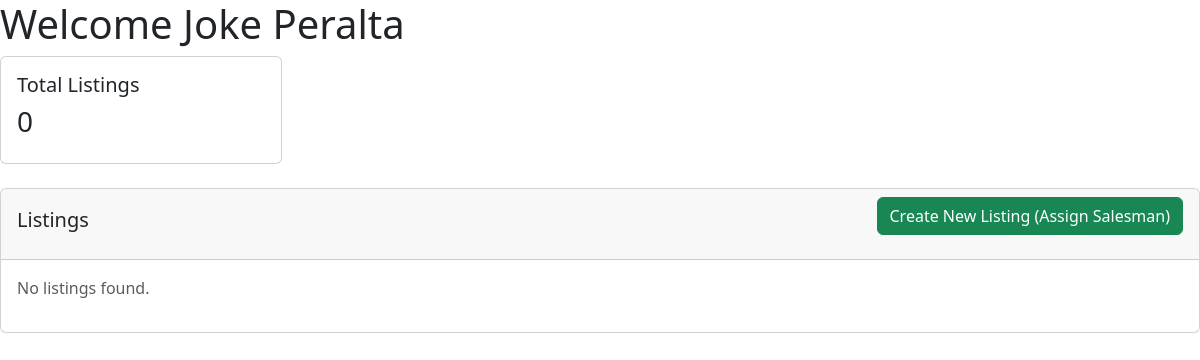
The page /dashboard/manager/ (signed in) on the database as committed earlier.
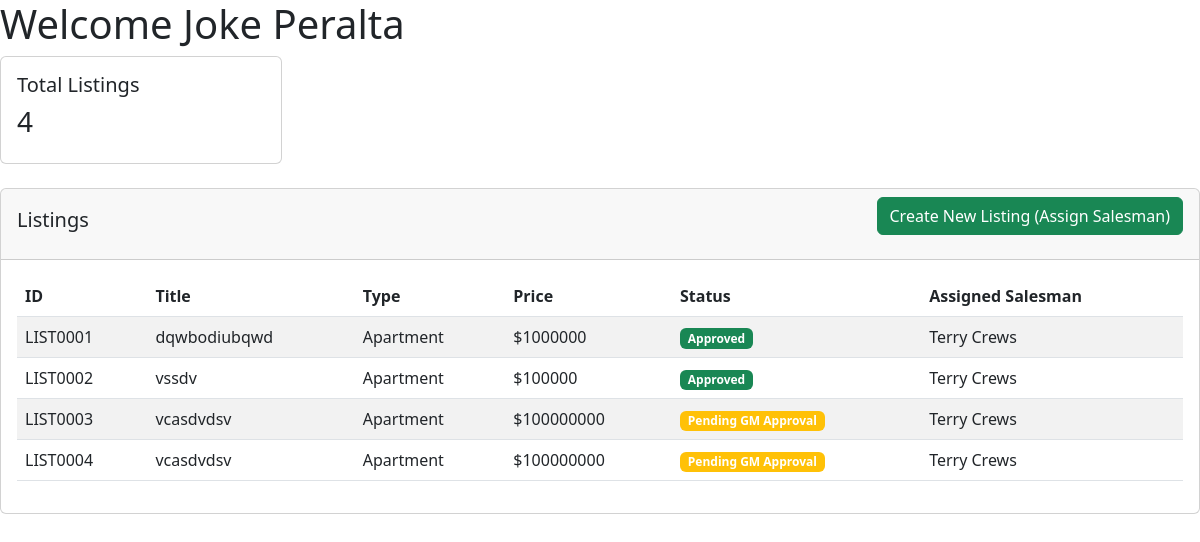
The same page on the database as committed later.
### inventory/models.py (models this page shows, shortened)
class Listing(models.Model):
    class typeChoices(models.TextChoices):
        CONDO = "Condo", "Condo"
        VILLA = "Villa", "Villa"
        APARTMENT = "Apartment", "Apartment"
        PENTHOUSE = "Penthouse", "Penthouse"
        MANSION = "Mansion", "Mansion"
        WAREHOUSE = "Warehouse", "Warehouse"
        RETAIL_STORE = "Retail Store", "Retail Store"
        OFFICE_SPACE = "Office Space", "Office Space"
    class statusChoices(models.TextChoices):
        DRAFT = "Draft", "Draft"
        PENDING_GM_APPROVAL = "Pending GM Approval", "Pending GM Approval"
        APPROVED = "Approved", "Approved"
        REJECTED = "Rejected", "Rejected"
        ARCHIVED = "Archived", "Archived"
    id = models.CharField(max_length=10, primary_key=True)
    branch  = models.ForeignKey(
        'org.Branch',
        on_delete=models.CASCADE,
        related_name='listings'
    )
    type = models.TextField(
        max_length=20,
        choices=typeChoices.choices,
        default=typeChoices.APARTMENT)
    proposed_price = models.DecimalField(max_digits=12, decimal_places=2)
    title = models.CharField(max_length=200)
    address = models.TextField()
    city = models.CharField(max_length=100)
    status = models.TextField(
        max_length=30,
        choices=statusChoices.choices,
        default=statusChoices.DRAFT
    )
    gm_approved_by = models.ForeignKey(
        'accounts.User',
        on_delete=models.SET_NULL,
        null=True,
        blank=True,
        related_name='approved_listings'
    )
    gm_approved_at = models.DateTimeField(null=True, blank=True)
    gm_rejection_rsn = models.TextField(null=True, blank=True)
    created_at = models.DateTimeField(auto_now_add=True)
    updated_at = models.DateTimeField(auto_now=True)
    is_active = models.BooleanField(default=True)
    assigned_salesman = models.ForeignKey(
        'accounts.User',
        on_delete=models.SET_NULL,
        null=True,
        blank=True,
        related_name='assigned_salesmen',
        limit_choices_to={'role': 'Salesman'},
    )

### accounts/models.py (models this page shows, shortened)
class User(AbstractUser):
    class Role(models.TextChoices):
        CEO = "CEO", "CEO",
        MANAGER = "Manager", "Manager",
        SALESMAN = "Salesman", "Salesman"
    role = models.CharField(
        max_length=20,
        choices=Role.choices,
        default=Role.SALESMAN
    )
    branch = models.ForeignKey(
        'org.Branch',
        on_delete=models.SET_NULL,
        null=True,
        blank=True,
        related_name='users'
    )

### dashboards/views.py (the view)
# urls.py: path('manager/', views.manager_dashboard, name='manager_dashboard'),
@login_required
@user_passes_test(is_manager)
def manager_dashboard(request):
    listings = listings_visible_to(request.user)
    return render(request, 'dashboards/manager_dashboard.html', {'listings': listings})

### dashboards/views.py (called while the page is built)
def is_manager(user):
    return user.groups.filter(name='Manager').exists()

### inventory/views.py (called while the page is built)
def listings_visible_to(user):
    if user.role == 'Salesman':
        return Listing.objects.filter(
            branch=user.branch,
            assigned_salesman=user
        )
    elif user.role == 'Manager':
        return Listing.objects.filter(branch=user.branch)
    elif user.role == 'CEO':
        return Listing.objects.all()
    return Listing.objects.none()

### dashboards/templates/dashboards/manager_dashboard.html (shortened to what this page needs)
{% extends 'dashboards/base_dashboard.html' %}
{% block content %}
{{ block.super }}
    <div class="card">
        <div class="card-header d-flex justify-content-between align-items-center">
            <h5>Listings</h5>
            {% if perms.inventory.add_listing %}
                <div class="mb-3">
                    {% if user.role == 'Salesman' %}
                        <a href="{% url 'inventory:listing_create_salesman' %}" class="btn btn-success">
                            Create New Listing
                        </a>
                    {% elif user.role == 'Manager' %}
                        <a href="{% url 'inventory:listing_create_manager' %}" class="btn btn-success">
                            Create New Listing (Assign Salesman)
                        </a>
                    {% endif %}
                </div>
            {% endif %}
        </div>
        <div class="card-body">
            {% if listings %}
            <table class="table table-striped">
                <thead>
                    <tr>
                        <th>ID</th>
                        <th>Title</th>
                        <th>Type</th>
                        <th>Price</th>
                        <th>Status</th>
                        <th>Assigned Salesman</th>
                    </tr>
                </thead>
                <tbody>
                    {% for listing in listings %}
                    <tr>
                        <td>{{ listing.id }}</td>
                        <td>{{ listing.title }}</td>
                        <td>{{ listing.get_type_display }}</td>
                        <td>${{ listing.proposed_price|floatformat:0 }}</td>
                        <td>
                            <span class="badge bg-{% if listing.status == 'Approved' %}success{% elif listing.status == 'Pending GM Approval' %}warning{% else %}danger{% endif %}">
                                {{ listing.get_status_display }}
                            </span>
                        </td>
                        <td>{{ listing.assigned_salesman.get_full_name }}</td>
                    </tr>
                    {% endfor %}
                </tbody>
            </table>
            {% else %}
            <p class="text-muted">No listings found.</p>
            {% endif %}
        </div>
    </div>
</div>
{% endblock %}

Rows that differ between the two databases and show on the page:
added Listing: id "LIST0001", title "dqwbodiubqwd", type "Apartment", proposed_price "1000000", status "Approved", assigned_salesman.get_full_name "Terry Crews"
added Listing: id "LIST0002", title "vssdv", type "Apartment", proposed_price "100000", status "Approved", assigned_salesman.get_full_name "Terry Crews"
added Listing: id "LIST0003", title "vcasdvdsv", type "Apartment", proposed_price "100000000", status "Pending GM Approval", assigned_salesman.get_full_name "Terry Crews"
added Listing: id "LIST0004", title "vcasdvdsv", type "Apartment", proposed_price "100000000", status "Pending GM Approval", assigned_salesman.get_full_name "Terry Crews"
Other text that changed with them:
{{ listings|length }}: "0" → "4"
text no longer shown: "No listings found."
text now shown: "ID Title Type Price Status Assigned Salesman"
